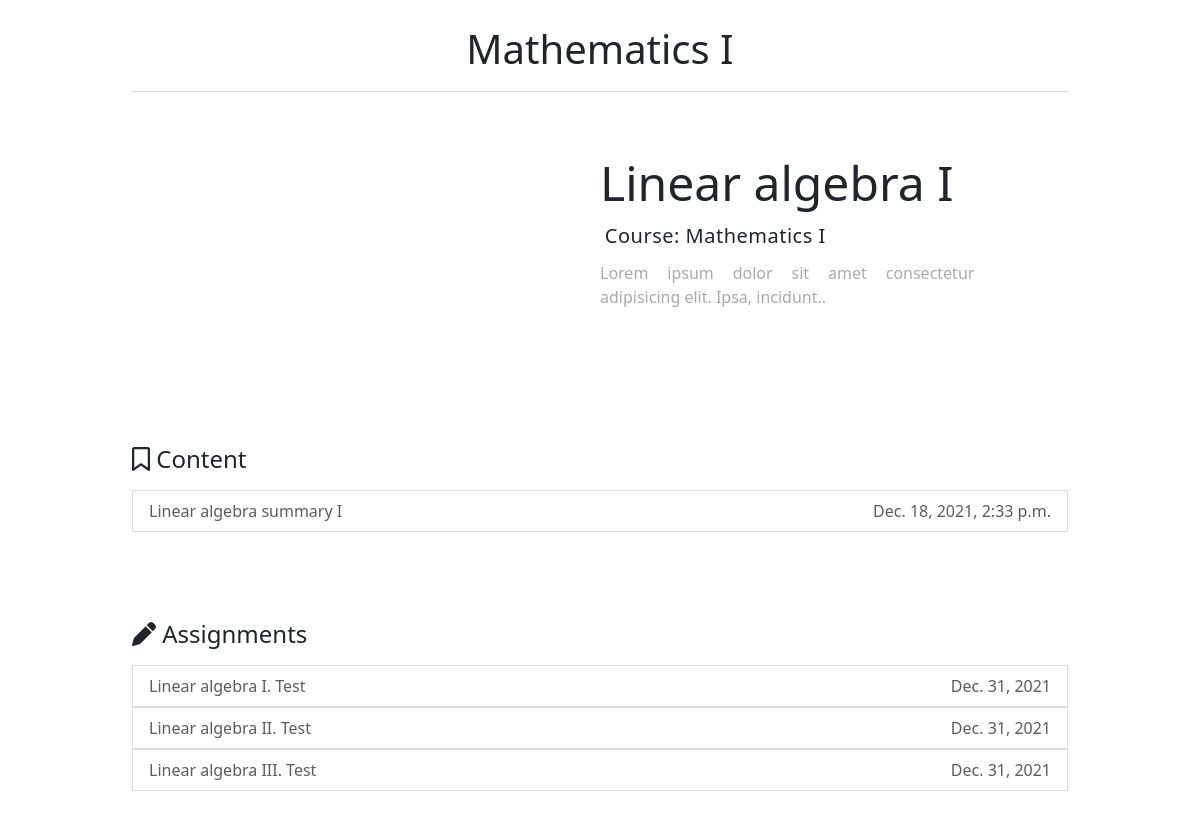
Before: /academiaweb/courses/6/topics/16/ with the older database file.
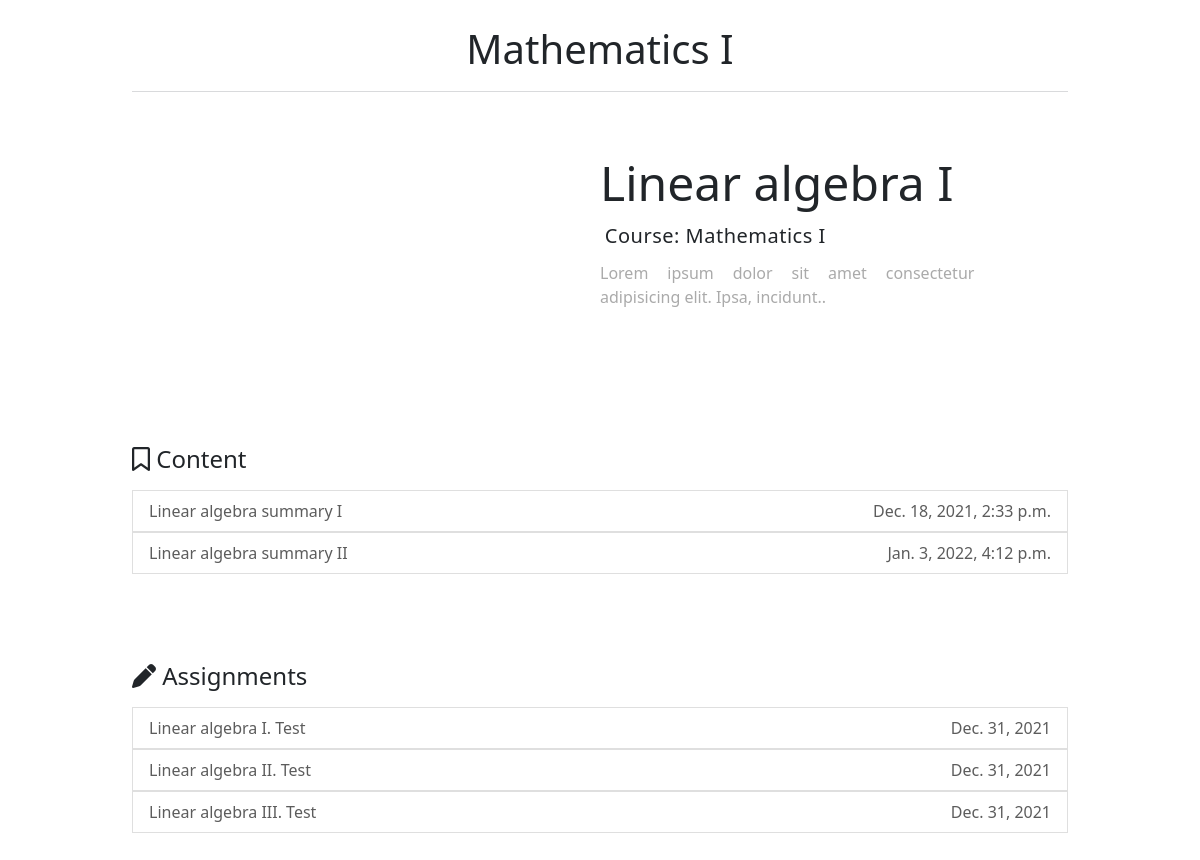
After: the same page with the newer database file.
### main_app/models.py (models this page shows, shortened)
class Content(models.Model):
    id       = models.AutoField(primary_key=True)
    topic    = models.ForeignKey(Topic,on_delete=models.CASCADE)
    name     = models.CharField(max_length=50)
    field    = models.FileField(upload_to=upload_location_content)
    created  = models.DateTimeField(auto_now_add=timezone.now())
    class Meta():
        verbose_name        = 'Content'
        verbose_name_plural = 'Contents'

class School_Assignment(models.Model):
    topic    = models.ForeignKey(Topic,on_delete=models.CASCADE)
    title    = models.CharField(max_length=50)
    instructions = models.TextField()
    file     = models.FileField(upload_to=location_assignment,null=True,blank=True)
    deadline = models.DateField(null=True,blank=True)
    created  = models.DateTimeField(auto_now=datetime.datetime.now())

### main_app/views.py (the view)
# urls.py: path('courses/<str:course_pk>/topics/<str:topic_pk>/',views.TopicDetail.as_view(),name='topic'),
class TopicDetail(DetailView):
    model         = Topic
    template_name = 'courses/topics/topic_object.html'
    def get_object(self):
        return get_object_or_404(Topic,id=self.kwargs.get('topic_pk'))
    def get_context_data(self, **kwargs):
        course  =  get_object_or_404(Courses,id=self.kwargs.get('course_pk')).id
        topic   =  TopicDetail.get_object(self)
        context = super().get_context_data(**kwargs)
        context['course']      = Courses.objects.get(id=course)
        context['contents']    = Content.objects.filter(topic=topic)
        context['assignments'] = School_Assignment.objects.filter(topic=topic)
        return context

### main_app/templates/courses/topics/topic_object.html (shortened to what this page needs)
{% extends 'base.html' %}
{% load static %}
{% block content %}
<link rel="stylesheet" href="{% static 'main_app/css/course_data.css' %}">
<div class="container-fluid">
    <div class="title">
        <a href=""><h1>{{course.name}}</h1></a>
    </div>
    <div class="presentation">
        <div class="img col">
        </div>
        <div class="data col">
            <h2>{{object.name}}</h2>
            <h5>Course: {{course.name}}</h5>
            <p>{{object.description}}</p>
        </div>
    </div>
    <div class="content">
        <div class="c-title">
            <h4><i class="far fa-bookmark"></i> Content</h4>
        </div>
        {% if contents %}{% for content in contents %}
        <div class="list-content">
            <a href="{{content.field.url}}"  onclick="content_select(this)" data-id="{{content.id}}"  id="content_field"><li class="list-group-item">
                <p>{{content.name}}</p>
                <p>{{content.created}}</p>
            </li></a>
        </div>
        {% endfor %}{% else %}
        <li class="list-group-item">
            <p>No content yet...</p>
        </li>
        {% endif %}
    </div>
    <div class="content">
        <div class="c-title">
            <h4><i class="fas fa-pen"></i> Assignments</h4>
        </div>
        {% if assignments %}{% for assignment in assignments %}
        <div class="list-content">
            <a href="{% url 'assignment_data' course_pk=course.id topic_pk=object.id assignment_pk=assignment.id  %}" id="content_field"><li class="list-group-item">
                <p>{{assignment.title}}</p>
                <p>{{assignment.deadline}}</p>
            </li></a>
        </div>
        {% endfor %}{% else %}
        <li class="list-group-item">
            <p>No content yet...</p>
        </li>
        {% endif %}
    </div>
</div>
{% endblock %}

Changed rows visible on the page:
added Content: name "Linear algebra summary II", created "Jan. 3, 2022, 4:12 p.m."
